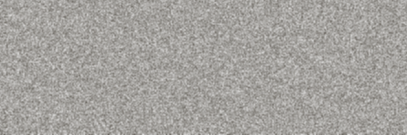
#> input picture DIP Lab/Projects/LAB/lab12/images/image1.png, 407 x 135 px; its folder holds only this picture in this run
$ jupyter execute --allow-errors q1.ipynb
#> lines starting #> are read from the running program, lines starting #| are printed output that depends on the picture
[cell 1]
import cv2
import numpy as np
import matplotlib.pyplot as plt
import os

def compute_histogram(image):
    hist = np.zeros(256, dtype=np.float32)
    for value in image.ravel():
        hist[value] += 1
    hist_norm = hist / np.sum(hist)
    return hist_norm

def compute_skewness(hist):
    values = np.arange(256)
    mean = np.sum(values * hist)
    std = np.sqrt(np.sum((values - mean) ** 2 * hist))
    skewness = np.sum(((values - mean) ** 3) * hist) / (std ** 3 + 1e-10)
    return skewness

def compute_uniformity(hist):
    return np.sum(hist ** 2)

def compute_entropy(hist):
    non_zero_hist = hist[hist > 0]
    return -np.sum(non_zero_hist * np.log2(non_zero_hist))

def analyze_image(image_path):
    image = cv2.imread(image_path, 0)
    hist = compute_histogram(image)
    skew_val = compute_skewness(hist)
    uniformity_val = compute_uniformity(hist)
    entropy_val = compute_entropy(hist)

    return hist, skew_val, uniformity_val, entropy_val

def process_images_from_folder(folder_path):
    image_files = [f for f in os.listdir(folder_path) if f.lower().endswith(('.png', '.jpg', '.jpeg', '.bmp'))]

    for filename in image_files:
        image_path = os.path.join(folder_path, filename)
        hist, skew_val, uniformity_val, entropy_val = analyze_image(image_path)
#> the loop in compute_histogram, `for value in image.ravel():` made 54945 passes
#> value on passes 1 to 3: 160, 166, 179
#> after the loop in compute_histogram, `for value in image.ravel():`: hist = 256 values, max 2374 at index 160, min 0 at index 0, mean 214.6
#> in compute_histogram, `hist_norm = hist / np.sum(hist)`: hist_norm = 256 values, max 0.0432 at index 160, min 0 at index 0, mean 0.00391
#> in analyze_image, `hist = compute_histogram(image)`: hist has the same summary as hist_norm in compute_histogram
#> in compute_skewness, `mean = np.sum(values * hist)`: mean = 162.6
#> in compute_skewness, `std = np.sqrt(np.sum((values - mean) ** 2 * hist))`: std = 12.95
#> in compute_skewness, `skewness = np.sum(((values - mean) ** 3) * hist) / (std ** 3 + 1e-10)`: skewness = 0.0261
#> in analyze_image, `uniformity_val = compute_uniformity(hist)`: uniformity_val = 0.0228
#> in compute_entropy, `non_zero_hist = hist[hist > 0]`: non_zero_hist = 103 values, max 0.0432 at index 47, min 1.82e-05 at index 0, mean 0.00971
#> in analyze_image, `entropy_val = compute_entropy(hist)`: entropy_val = 5.7
#> hist has the same summary as hist_norm in compute_histogram; skew_val = 0.0261; uniformity_val = 0.0228; entropy_val = 5.7
        print(f"{filename}:")
        print(f"  Skewness        : {skew_val:.4f}")
#|   Skewness        : 0.0261
        print(f"  Uniformity      : {uniformity_val:.4f}")
#|   Uniformity      : 0.0228
        print(f"  Average Entropy : {entropy_val:.4f}")
#|   Average Entropy : 5.6994
        plt.figure()
        plt.title(f"Histogram for {filename}")
        plt.xlabel("Pixel Intensity")
        plt.ylabel("Normalized Frequency")
        plt.plot(hist, color='black')
        plt.xlim([0, 255])
        plt.grid(True)
        plt.show()
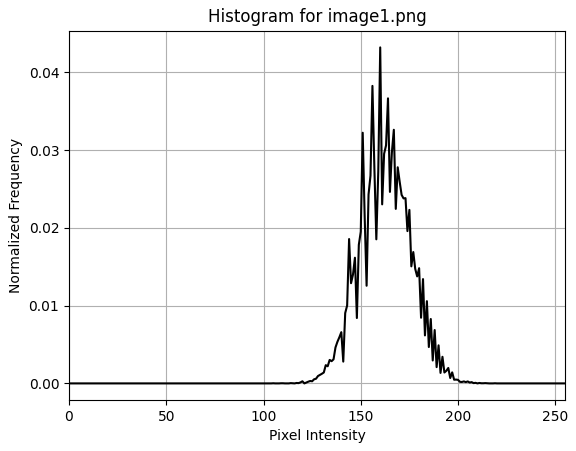
#> figure drawn by matplotlib, 1 panel; curve peaks at x = 160, y = 0.0432

folder_path = "images"
process_images_from_folder(folder_path)

[cell 2]
import cv2
import numpy as np
import os
import matplotlib.pyplot as plt
from scipy.stats import entropy

def compute_glcm_manual(image, dx=1, dy=0, levels=256):
    glcm = np.zeros((levels, levels), dtype=np.float32)
    h, w = image.shape

    for i in range(h - dy):
        for j in range(w - dx):
            row = image[i, j]
            col = image[i + dy, j + dx]
            glcm[row, col] += 1

    glcm += glcm.T
    glcm /= glcm.sum()
    return glcm

def compute_uniformity(glcm):
    return np.sum(glcm ** 2)

def compute_entropy(glcm):
    return entropy(glcm.ravel() + 1e-10, base=2)

def analyze_image_manual_glcm(image_path):
    image = cv2.imread(image_path, 0)
    image = cv2.resize(image, (256, 256))
    glcm = compute_glcm_manual(image, dx=1, dy=0)
    uniformity = compute_uniformity(glcm)
    ent = compute_entropy(glcm)

    print(f"  Manual Uniformity : {uniformity:.4f}")
    print(f"  Manual Entropy    : {ent:.4f}\n")

    plt.figure()
    plt.title(f"Manual GLCM - {os.path.basename(image_path)}")
    plt.imshow(glcm, cmap='gray')
    plt.colorbar()
    plt.show()

def process_folder_manual(folder_path):
    image_files = [f for f in os.listdir(folder_path) if f.lower().endswith(('.png', '.jpg', '.jpeg', '.bmp'))]
    for fname in image_files:
        analyze_image_manual_glcm(os.path.join(folder_path, fname))
#> in analyze_image_manual_glcm, `image = cv2.resize(image, (256, 256))`:
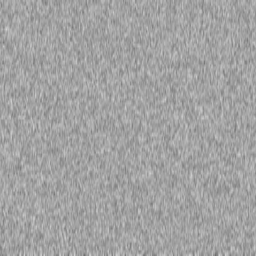
#> image: shape (256, 256); min 110, max 211, mean 162.5
#> after the loop in compute_glcm_manual, `for i in range(h - dy):`:
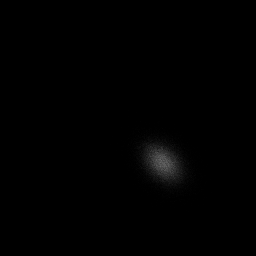
#> glcm: shape (256, 256) float32; min 0, max 102, mean 1
#> in compute_glcm_manual, `glcm /= glcm.sum()`:
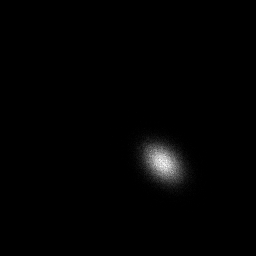
#> glcm: shape (256, 256) float32; min 0, max 0.00152, mean 1.53e-05; drawn with min black and max white
#> in analyze_image_manual_glcm, `uniformity = compute_uniformity(glcm)`: uniformity = 0.000691
#> in analyze_image_manual_glcm, `ent = compute_entropy(glcm)`: ent = 10.92
#|   Manual Uniformity : 0.0007
#|   Manual Entropy    : 10.9174
#> in analyze_image_manual_glcm, `plt.show()`:
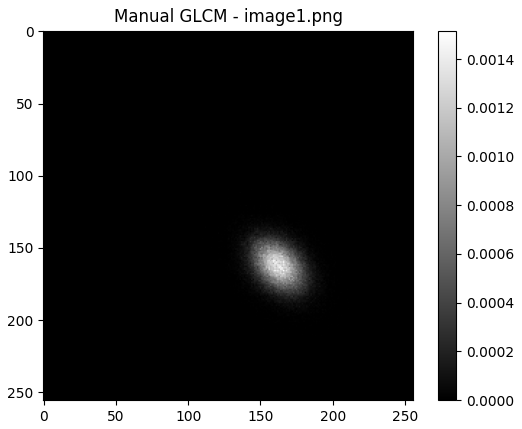
#> figure drawn by matplotlib, 2 panels

folder_path = "images"
process_folder_manual(folder_path)

$ run again, on DIP Lab/Projects/LAB/lab12/images/image5.png
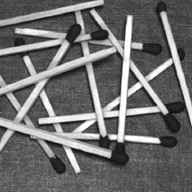
#> input picture DIP Lab/Projects/LAB/lab12/images/image5.png, 192 x 192 px
#> in analyze_image, image is the input picture: shape (192, 192); min 15, max 255, mean 109.6
#> the loop in compute_histogram, `for value in image.ravel():` made 36864 passes
#> value on passes 1 to 3: 67, 73, 68
#> after the loop in compute_histogram, `for value in image.ravel():`: hist = 256 values, max 720 at index 77, min 0 at index 0, mean 144
#> hist_norm = 256 values, max 0.0195 at index 77, min 0 at index 0, mean 0.00391
#> in analyze_image, `hist = compute_histogram(image)`: hist has the same summary as hist_norm in compute_histogram
#> mean = 109.6
#> std = 61.49
#> skewness = 1.01
#> in analyze_image, `uniformity_val = compute_uniformity(hist)`: uniformity_val = 0.00941
#> non_zero_hist = 241 values, max 0.0195 at index 62, min 0.000136 at index 0, mean 0.00415
#> in analyze_image, `entropy_val = compute_entropy(hist)`: entropy_val = 7.24
#> in process_images_from_folder, `hist, skew_val, uniformity_val, entropy_val = analyze_image(image_path)`: hist has the same summary as hist_norm in compute_histogram; skew_val = 1.01; uniformity_val = 0.00941; entropy_val = 7.24
#|   Skewness        : 1.0078
#|   Uniformity      : 0.0094
#|   Average Entropy : 7.2439
#> image: shape (256, 256)
#> in compute_glcm_manual, `glcm += glcm.T`:
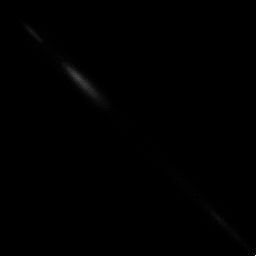
#> glcm: shape (256, 256) float32; min 0, max 902, mean 2; drawn with min black and max white
#> uniformity = 0.00056
#> ent = 12.14
#|   Manual Uniformity : 0.0006
#|   Manual Entropy    : 12.1433
#> in analyze_image_manual_glcm, `plt.show()`:
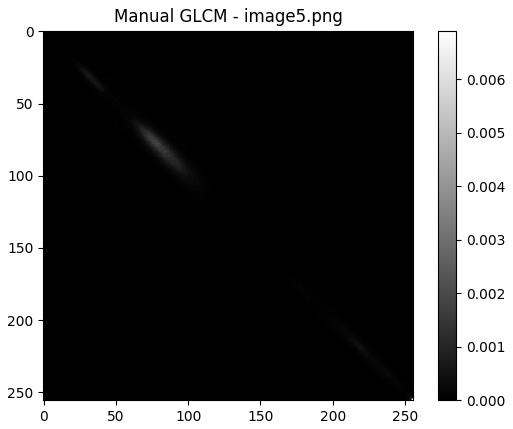
#> figure drawn by matplotlib, 2 panels

$ run again, on DIP Lab/Projects/LAB/lab12/images/image3.png
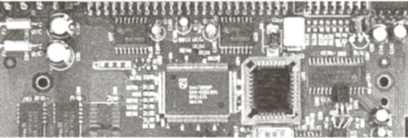
#> input picture DIP Lab/Projects/LAB/lab12/images/image3.png, 408 x 138 px
#> the loop in compute_histogram, `for value in image.ravel():` made 56304 passes
#> value on passes 1 to 3: 239, 241, 242
#> after the loop in compute_histogram, `for value in image.ravel():`: hist = 256 values, max 1532 at index 255, min 0 at index 0, mean 219.9
#> hist_norm = 256 values, max 0.0272 at index 255, min 0 at index 0, mean 0.00391
#> in analyze_image, `hist = compute_histogram(image)`: hist has the same summary as hist_norm in compute_histogram
#> mean = 162.1
#> std = 44.82
#> skewness = 0.397
#> in analyze_image, `uniformity_val = compute_uniformity(hist)`: uniformity_val = 0.00781
#> non_zero_hist = 169 values, max 0.0272 at index 168, min 0.0016 at index 0, mean 0.00592
#> in analyze_image, `entropy_val = compute_entropy(hist)`: entropy_val = 7.2
#> in process_images_from_folder, `hist, skew_val, uniformity_val, entropy_val = analyze_image(image_path)`: hist has the same summary as hist_norm in compute_histogram; skew_val = 0.397; uniformity_val = 0.00781; entropy_val = 7.2
#|   Skewness        : 0.3974
#|   Uniformity      : 0.0078
#|   Average Entropy : 7.2041
#> after the loop in compute_glcm_manual, `for i in range(h - dy):`:
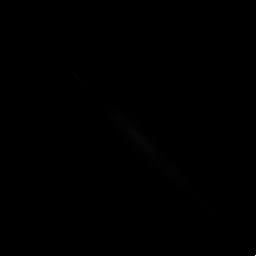
#> glcm: shape (256, 256) float32; min 0, max 1136, mean 1; drawn with min black and max white
#> uniformity = 0.000438
#> ent = 13.41
#|   Manual Uniformity : 0.0004
#|   Manual Entropy    : 13.4105
#> in analyze_image_manual_glcm, `plt.show()`:
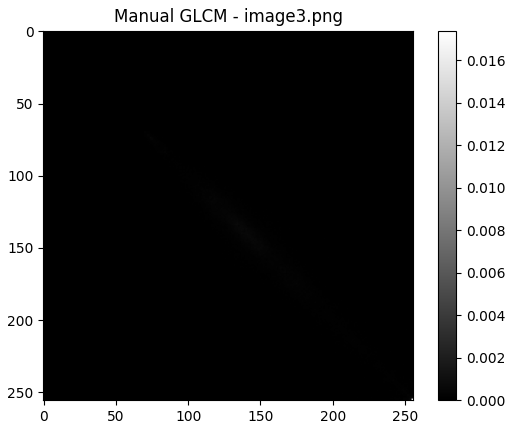
#> figure drawn by matplotlib, 2 panels
